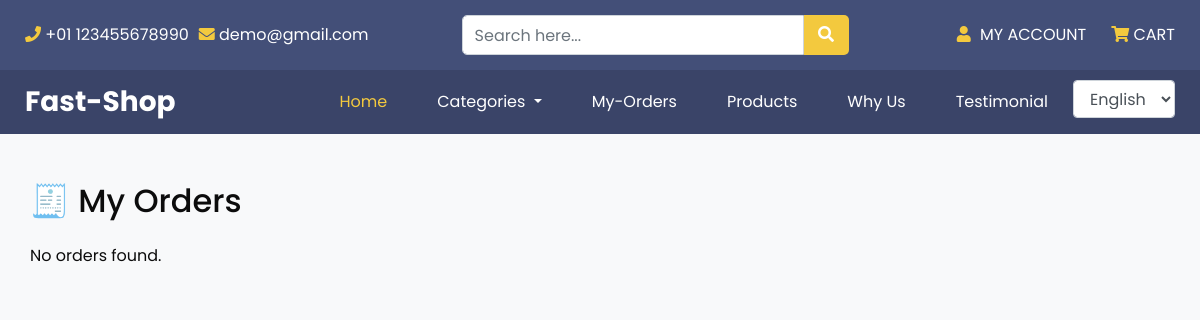
/en/orders/my-orders/ (signed in), run on an earlier commit of the app's database.
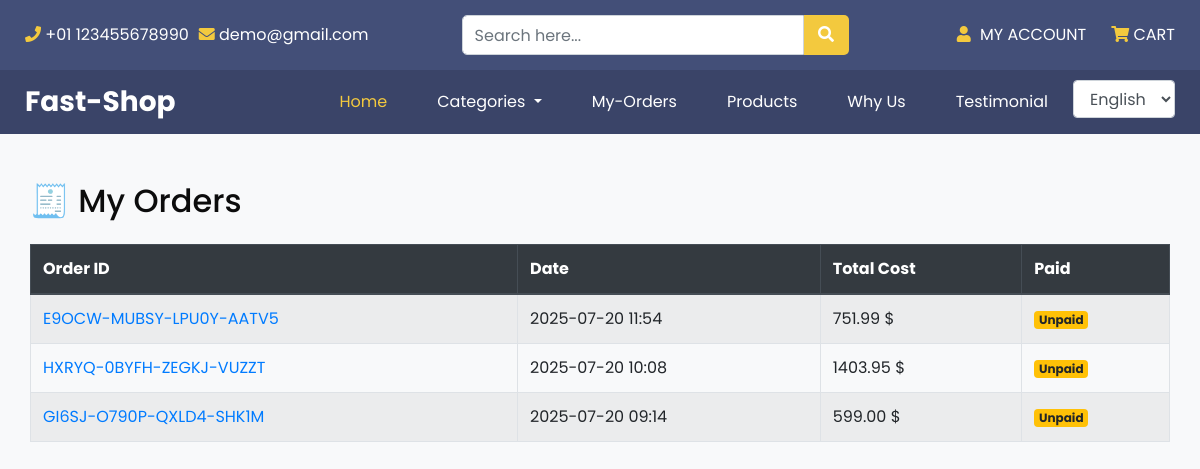
And on a later commit of the database.
### orders/models.py (models this page shows, shortened)
class Order(models.Model):
    user = models.ForeignKey(Account, on_delete=models.CASCADE, null=True, blank=True)
    order_id = models.CharField(max_length=10, unique=True)
    first_name = models.CharField(max_length=250, null=False, blank=False)
    last_name = models.CharField(max_length=250, null=False, blank=False)
    email = models.EmailField()
    address = models.CharField(max_length=500)
    city = models.CharField(max_length=100)
    postal_code = models.PositiveIntegerField()
    paid = models.BooleanField(default=False)   #type: ignore
    created_at = models.DateTimeField(auto_now_add=True)
    updated_at = models.DateTimeField(auto_now=True)
    class Meta:
        ordering = ['-created_at']
        indexes = [
            models.Index(fields=['-created_at'])
        ]
    def get_total_cost(self):
        return sum(item.get_cost() for item in self.items.all())  #type: ignore

class OrderItem(models.Model):
    order = models.ForeignKey(Order, on_delete=models.CASCADE, related_name='items')
    product = models.ForeignKey(Product, on_delete=models.CASCADE)
    price = models.DecimalField(max_digits=6, decimal_places=2)
    quantity = models.PositiveIntegerField(default=1)   #type: ignore
    def get_cost(self):
        return self.quantity * self.price   #type: ignore

### orders/views.py (the view)
# urls.py: path('my-orders/', views.my_orders, name='my_orders'),
@login_required
def my_orders(request):
    orders = models.Order.objects.filter(user=request.user).order_by('-created_at')
    return render(request, 'orders/my_orders.html', {'orders': orders})

### cart/context_processors.py (called while the page is built)
def cart_item_count(request):
    cart = request.session.get('cart', {})
    total_items = sum(item['quantity'] for item in cart.values())
    return {
        'cart_item_count': total_items
    }

def get_categories(request):
    categories = Category.objects.all() #type: ignore
    return {
        'categories' : categories,
    }

### store/models.py (called while the page is built)
    def get_category_url(self):
        return reverse('store:products_by_category', args=[self.slug])  #type: ignore

### templates/orders/my_orders.html (shortened to what this page needs)
{% extends "base.html" %}
{% load i18n %}
{% load static %}
{% block content %}
<div class="container mt-5">
    <h2 class="mb-4">🧾 My Orders</h2>
    {% if orders %}
        <div class="table-responsive">
            <table class="table table-bordered table-striped">
                <thead class="thead-dark">
                    <tr>
                        <th>Order ID</th>
                        <th>Date</th>
                        <th>Total Cost</th>
                        <th>Paid</th>
                    </tr>
                </thead>
                <tbody>
                    {% for order in orders %}
                    <tr>
                        <td>
                            <a href="{% url 'orders:order_detail' order.order_id %}">
                                {{ order.order_id }}
                            </a>
                        </td>
                        <td>{{ order.created_at|date:"Y-m-d H:i" }}</td>
                        <td>{{ order.get_total_cost }} $</td>
                        <td>
                            {% if order.paid %}
                                <span class="badge badge-success">Paid</span>
                            {% else %}
                                <span class="badge badge-warning">Unpaid</span>
                            {% endif %}
                        </td>
                    </tr>
                    {% endfor %}
                </tbody>
            </table>
        </div>
    {% else %}
        <p>No orders found.</p>
    {% endif %}
</div>
{% endblock content %}

### templates/base.html (shortened to what this page needs)
{% load static %}
<!DOCTYPE html>
<html>
<head>
  <link rel="stylesheet" href="https://stackpath.bootstrapcdn.com/bootstrap/4.5.2/css/bootstrap.min.css">
  <link rel="stylesheet" href="https://cdnjs.cloudflare.com/ajax/libs/font-awesome/5.15.4/css/all.min.css">
  <link href="{% static 'css/style.css' %}" rel="stylesheet" />
  <link href="{% static 'css/responsive.css' %}" rel="stylesheet" />
</head>
{% include 'partials/navbar.html' %}
<body>
  {% block content %}
  {% endblock content %}
</body>
</html>

### templates/partials/navbar.html (shortened to what this page needs)
{% load i18n %}
{% get_current_language as LANGUAGE_CODE %}
    <header class="header_section">
        <div class="header_top">
          <div class="container-fluid">
            <div class="top_nav_container">
              <div class="contact_nav">
                <a href="">
                  <i class="fa fa-phone" aria-hidden="true"></i>
                  <span>
                    +01 123455678990
                  </span>
                </a>
                <a href="">
                  <i class="fa fa-envelope" aria-hidden="true"></i>
                  <span>
                    demo@gmail.com
                  </span>
                </a>
              </div>
              <form class="search_form" method="GET" action="{% url 'store:products' %}">
                <input type="text" class="form-control" name="q" placeholder="Search here..." value="{{ request.GET.q }}">
                <button type="submit">
                  <i class="fa fa-search" aria-hidden="true"></i>
                </button>
              </form>
              <div class="user_option_box">
                <a href="{% url 'accounts:profile' %}" class="account-link">
                  <i class="fa fa-user" aria-hidden="true"></i>
                  <span>
                    My Account
                  </span>
                </a>
                <a href="{% url 'cart:view_cart' %}">
                  <i class="fa fa-shopping-cart"></i>
                  Cart
                </a>
              </div>
            </div>
          </div>
        </div>
        <div class="header_bottom">
          <div class="container-fluid">
            <nav class="navbar navbar-expand-lg custom_nav-container ">
              <a class="navbar-brand" href="index.html">
                <span>
                  Fast-Shop
                </span>
              </a>
              <div class="collapse navbar-collapse" id="navbarSupportedContent">
                <ul class="navbar-nav ">
                  <li class="nav-item active">
                    <a class="nav-link" href="{% url 'store:home' %}">Home</a>
                  </li>
                  <li class="nav-item dropdown">
                    <a class="nav-link dropdown-toggle" href="#" id="navbarDropdown" role="button" data-toggle="dropdown" aria-haspopup="true" aria-expanded="false">
                      Categories
                    </a>
                  </li>
                  <li class="nav-item">
                    <a class="nav-link" href="{% url 'orders:my_orders' %}"> My-Orders</a>
                  </li>
                  <li class="nav-item">
                    <a class="nav-link" href="{% url 'store:products' %}">Products</a>
                  </li>
                  <li class="nav-item">
                    <a class="nav-link" href="#why-us">Why Us</a>
                  </li>
                  <li class="nav-item">
                    <a class="nav-link" href="#testimonial">Testimonial</a>
                  </li>
                  <li class="nav-item">
                    <form action="{% url 'set_language' %}" method="post">
                      <select name="language" onchange="this.form.submit()" class="form-control">
                        <option value="en" {% if LANGUAGE_CODE == 'en' %}selected{% endif %}>English</option>
                      </select>
                    </form>
                  </li>
                </ul>
              </div>
            </nav>
          </div>
        </div>
      </header>

### templates/partials/alerts.html (shortened to what this page needs)
{% load static %}
{% load i18n %}

### static/css/style.css (style rules this page uses)
body { font-family: 'Poppins', sans-serif; color: #0c0c0c; background-color: #ffffff; overflow-x: hidden; }
a, a:hover, a:focus { text-decoration: none; }
.header_section { background-color: #3a4468; }
.header_section .container-fluid { padding-right: 25px; padding-left: 25px; }
.header_section .header_top { padding: 15px 0; background-color: #434f78; }
.header_section .header_bottom { padding: 10px 0; }
.top_nav_container { display: -webkit-box; display: -ms-flexbox; display: flex; -webkit-box-pack: justify; -ms-flex-pack: justify; justify-content: space-between; -webkit-box-align: center; -ms-flex-align: center; align-items: center; }
.contact_nav { display: -webkit-box; display: -ms-flexbox; display: flex; }
.contact_nav a { color: #ffffff; margin-right: 10px; }
.contact_nav a i { color: #f3c93e; }
.search_form { display: -webkit-box; display: -ms-flexbox; display: flex; margin: 0 15px; }
.search_form .form-control { border-radius: 5px 0 0 5px; height: 40px; width: auto; min-width: unset; }
.search_form button { width: 45px; min-width: 45px; height: 40px; padding: 0; border: none; outline: none; color: #ffffff; background-color: #f3c93e; border-radius: 0 5px 5px 0; }
.user_option_box { display: -webkit-box; display: -ms-flexbox; display: flex; -webkit-box-align: center; -ms-flex-align: center; align-items: center; }
.user_option_box a { color: #ffffff; margin-left: 25px; text-transform: uppercase; }
.user_option_box a i { color: #f3c93e; }
.user_option_box a span { margin-left: 5px; }
.navbar-brand { padding: 0; margin: 0; color: #000000; font-weight: bold; font-size: 28px; font-weight: bold; }
.navbar-brand span { color: #ffffff; }
.custom_nav-container { padding: 0; }
.custom_nav-container .navbar-nav { margin-left: auto; }
.custom_nav-container .navbar-nav .nav-item .nav-link { padding: 10px 25px; color: #ffffff; text-align: center; }
.custom_nav-container .navbar-nav .nav-item:hover .nav-link, .custom_nav-container .navbar-nav .nav-item.active .nav-link { color: #f3c93e; }

### static/css/responsive.css (style rules this page uses)
@media (min-width: 1200px) { .container { max-width: 1170px; } }

### templates/orders/my_orders.html (style rules this page uses)
body { background-color: #f8f9fa; }

What changed in the data, as far as the page shows it:
added Order: order_id "E9OCW-MUBSY-LPU0Y-AATV5", created_at "2025-07-20 11:54", get_total_cost "751.99", paid "Unpaid"
added Order: order_id "HXRYQ-0BYFH-ZEGKJ-VUZZT", created_at "2025-07-20 10:08", get_total_cost "1403.95", paid "Unpaid"
added Order: order_id "GI6SJ-O790P-QXLD4-SHK1M", created_at "2025-07-20 09:14", get_total_cost "599.00", paid "Unpaid"
Also different on the page:
text no longer shown: "No orders found."
text now shown: "Order ID Date Total Cost Paid"
